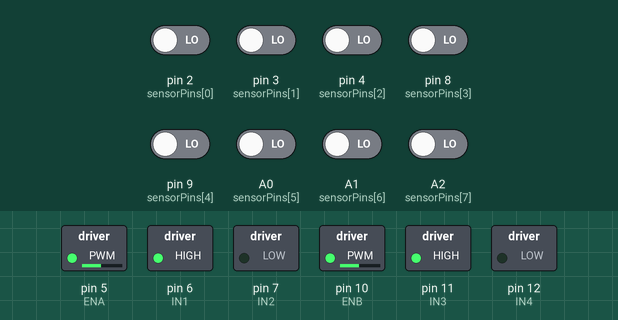
A sketch run on a simulated Arduino Uno, built with avr-gcc and run on an emulated ATmega328P. Shown: switched loads named in the sketch (green lamp = pin HIGH). The test bench sets the inputs (shaded band); at power-on: A0 (sensorPins[5]), A1 (sensorPins[6]), A2 (sensorPins[7]), pin 2 (sensorPins[0]), pin 3 (sensorPins[1]), pin 4 (sensorPins[2]), pin 8 (sensorPins[3]), pin 9 (sensorPins[4]) LOW.

Above: at 1.2 s.
1.3 s: pin 2 (sensorPins[0]) driven HIGH
At 2.2 s:
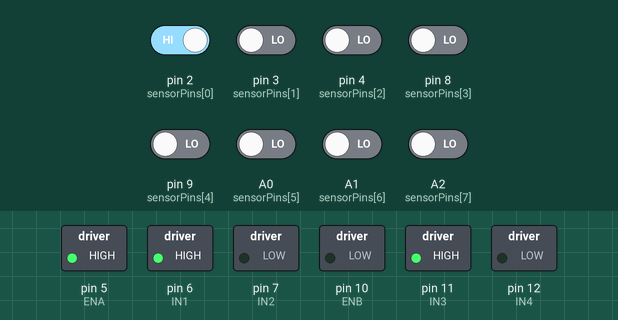
2.8 s: pin 3 (sensorPins[1]) driven HIGH
At 3.4 s:
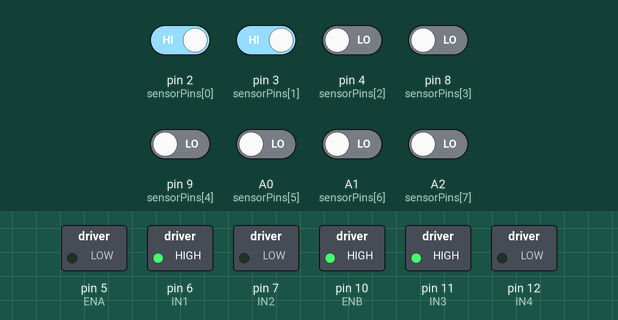
4.3 s: pin 3 (sensorPins[1]) driven LOW
At 5.7 s:
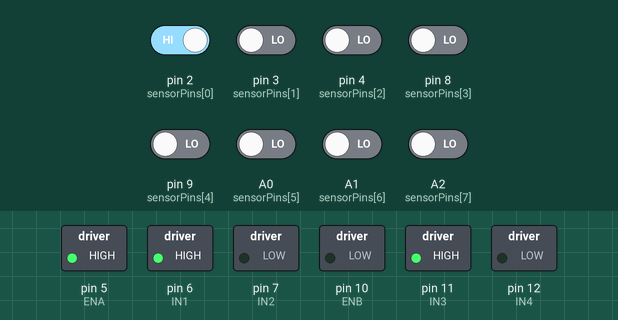
Timing chart, 0 to 7.3 s (numbered marks = the images above; inputs shaded):
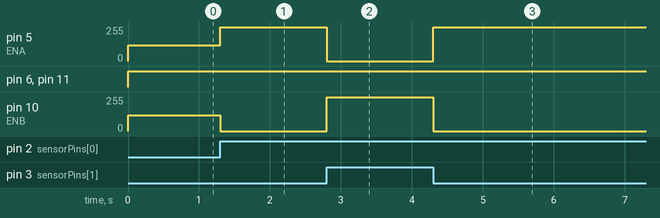

Measured:
- after the input at 1.3 s, pin 5 (ENA): 120/255 → 255/255 at once; pin 10 (ENB): 120/255 → 0/255 at once
- after the input at 2.8 s, pin 5 (ENA): 255/255 → 0/255 at once; pin 10 (ENB): 0/255 → 255/255 at once
- after the input at 4.3 s, pin 5 (ENA): 0/255 → 255/255 at once; pin 10 (ENB): 255/255 → 0/255 at once

The sketch:

LFR_Code_.ino
```cpp
// -------- PIN DEFINITIONS --------

// Sensor pins (8 sensors)
int sensorPins[8] = {2, 3, 4, 8, 9, A0, A1, A2};

// L298N Motor Driver Pins
#define ENA 5
#define IN1 6
#define IN2 7
#define ENB 10
#define IN3 11
#define IN4 12

// -------- PID CONSTANTS --------
float Kp = 20;     // Proportional
float Ki = 0.0;    // Integral
float Kd = 12;     // Derivative

// -------- VARIABLES --------
int sensorValue[8];
int weights[8] = {-3500, -2500, -1500, -500, 500, 1500, 2500, 3500};

int error = 0;
int lastError = 0;
float integral = 0;
float derivative = 0;

int baseSpeed = 120;   // Normal speed
int maxSpeed = 255;

// -------- SETUP --------
void setup() {
  for (int i = 0; i < 8; i++) {
    pinMode(sensorPins[i], INPUT);
  }

  pinMode(ENA, OUTPUT);
  pinMode(ENB, OUTPUT);
  pinMode(IN1, OUTPUT);
  pinMode(IN2, OUTPUT);
  pinMode(IN3, OUTPUT);
  pinMode(IN4, OUTPUT);

  Serial.begin(9600);
}

// -------- MAIN LOOP --------
void loop() {
  readSensors();
  calculateError();
  pidControl();
}

// -------- SENSOR READ --------
void readSensors() {
  for (int i = 0; i < 8; i++) {
    sensorValue[i] = digitalRead(sensorPins[i]);
  }
}

// -------- ERROR CALCULATION --------
void calculateError() {
  long sum = 0;
  int activeSensors = 0;

  for (int i = 0; i < 8; i++) {
    if (sensorValue[i] == HIGH) {
      sum += weights[i];
      activeSensors++;
    }
  }

  if (activeSensors > 0) {
    error = sum / activeSensors;
  } else {
    error = lastError;  // line lost
  }
}

// -------- PID CONTROL --------
void pidControl() {
  integral += error;
  derivative = error - lastError;

  float correction = (Kp * error) +
                     (Ki * integral) +
                     (Kd * derivative);

  int leftSpeed  = baseSpeed - correction;
  int rightSpeed = baseSpeed + correction;

  leftSpeed  = constrain(leftSpeed, 0, maxSpeed);
  rightSpeed = constrain(rightSpeed, 0, maxSpeed);

  moveMotors(leftSpeed, rightSpeed);

  lastError = error;
}

// -------- MOTOR CONTROL --------
void moveMotors(int left, int right) {
  // Forward direction
  digitalWrite(IN1, HIGH);
  digitalWrite(IN2, LOW);

  digitalWrite(IN3, HIGH);
  digitalWrite(IN4, LOW);

  analogWrite(ENA, left);
  analogWrite(ENB, right);
}
```
